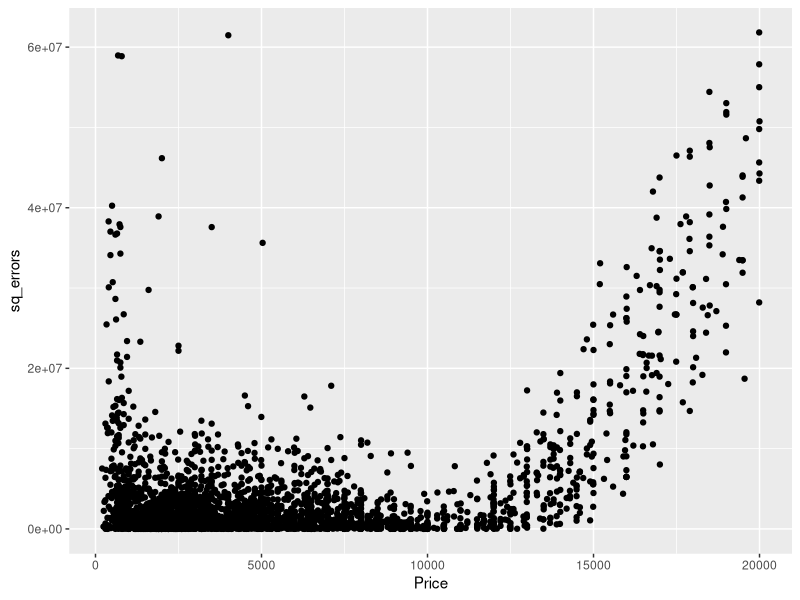

This chart was generated by the following R code:
setwd("C:/Statsmodel/Exam")
library(readxl)
data <- read_excel("auto.xlsx")
#alpha = 5
#---------------------------------------------
#1) 
str(data)

data$Condition <- as.factor(data$Condition)
data$Fuel <- as.factor(data$Fuel)
data$Condition <- relevel(data$Condition, ref="Normal")
data$Fuel <- relevel(data$Fuel, ref="Diesel")

#2)
#H0: Relationship not significant
#H1: Relatiobship is significant

#helper_table <- aggregate(Price~ Condition, data=data, FUN=sd)
#helper_table
#helper_table$freq <- table(data$Condition)
#helper_table$freq
oneway.test(Price~ Condition, data=data, var.equal = FALSE)
#p value: 2.2e-16
#we reject H0. 

#3)
aov(Price~ Condition, data=data)
vor <- 9112795236/(9112795236+49620234059)
vor
#15% 

#4) 
model1 <- lm(Price ~ ., data=data)
summary(model1)

#5)
data$sq_errors <- model1$residuals^2
library(ggplot2)
ggplot(data = data, aes(x=Price, y=sq_errors))+geom_point()

#h0: homoskedasticity
#H1: heteroskedasticity

library(lmtest)
bptest(model1, studentize = TRUE)
#p_value: < 2.2e-16
#residuals are heteroskadastic

#6) 
#H0: no significant relationship
#H1: there is 
model2 <- lm(Price ~ Condition+Fuel+Mileage+Age+HP+I(Age^2)+Fuel:Mileage , data=data)
summary(model2) #adjusted R^2: 0.8914 
summary(model1) #adjusted R^2:0.8842


AIC(model1, model2)
BIC(model1, model2)

lmtest::resettest(model1)

#7) 
library(car)
vif(model2)

#8)
summary(model2)
str(data)

-8.7276+3.7665+1

#9)
model3 <- lm(log(Price) ~ Condition+Fuel+Mileage+Age+HP+I(Age^2)+Fuel:Mileage , data=data)
summary(model3)

AIC(model2, model3)
BIC(model2, model3)
